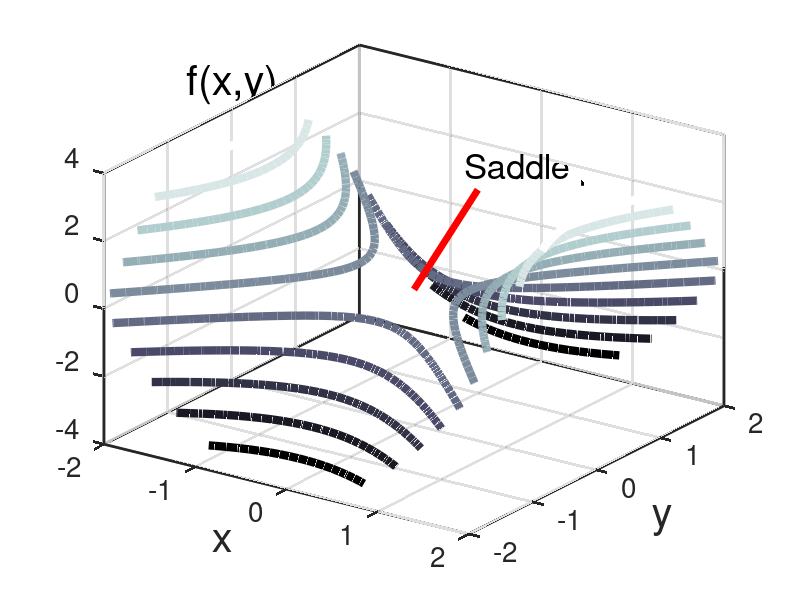

MATLAB code for this plot:
x = [-2:0.1:2]
y = x

[X Y] = meshgrid(x,y)

Z = X.^2 - Y.^2

contour3(X,Y,Z, "linewidth", 6);

set(gca, "linewidth", 2, "fontsize", 20, "xlim", [-2 2])

set(gca, "xlabel", text("string", "x", "fontsize", 30))

set(gca, "ylabel", text("string", "y", "fontsize", 30))

text(-3.2, 1, 3, "f(x,y)", "fontsize", 30)

line([0 0], [0 1], [0 2], "linewidth", 5, "color", "red")

text(-0.5, 1.5, 1.8, "Saddle point", "fontsize", 25)

view(35,30)

colormap('bone')
